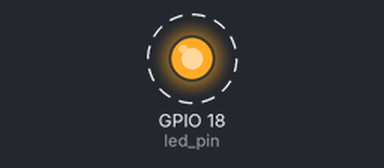
This program was run on a simulated Raspberry Pi (BCM pin numbers). Shown: output pins drawn as LEDs (lit = HIGH). Dashed ring = blinking.

Above: at 0.2 s.
Timing chart, 0 to 3.0 s (numbered marks = the images above):
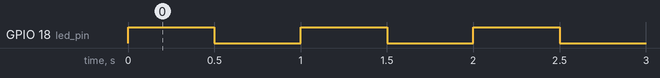

The program:

blinky.py
```python
import time
import RPi.GPIO as GPIO

led_pin = 18

GPIO.setmode(GPIO.BCM)
GPIO.setup(led_pin, GPIO.OUT)

try:
    while True:
        GPIO.output(led_pin, GPIO.HIGH)
        time.sleep(0.5)
        GPIO.output(led_pin, GPIO.LOW)
        time.sleep(0.5)
except KeyboardInterrupt:
    pass

GPIO.cleanup()
```

Measured:
- by itself, GPIO 18 (led_pin): alternates HIGH for 0.50 s and LOW for 0.50 s
